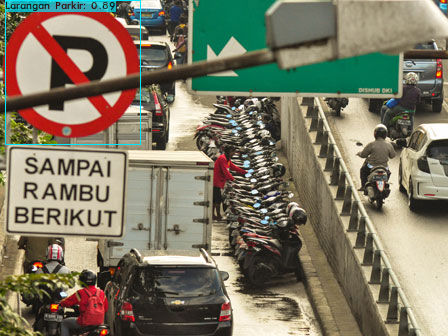
#> input picture detect/predictions.jpg, 448 x 336 px, found by its file name
$ jupyter execute --allow-errors train.ipynb   (shell and % lines are left out)
#> lines starting #> are read from the running program, lines starting #| are printed output that depends on the picture
# Running a YOLOv4 Object Detector with Darknet in the Cloud! (GPU ENABLED)
This tutorial will help you build YOLOv4 easily in the cloud with GPU enabled so that you can run object detections in milliseconds!

# Step 1: Enabling GPU within your notebook
You will want to enable GPU acceleration within your Colab notebook so that your YOLOv4 system will be able to process detections over 100 times faster than CPU.

### Steps:

### i) Click **Edit** at top left of your notebook

### ii) Click **Notebook Settings** within dropdown

### iii) Under 'Hardware Accelerator' select **GPU** and then hit **Save**

Your notebook should now have GPU enabled!

# Step 2: Cloning and Building Darknet
The following cells will clone darknet from AlexeyAB's famous repository, adjust the Makefile to enable OPENCV and GPU for darknet and then build darknet.

Do not worry about any warnings when you run the '!make' cell!

[cell 1]
# clone darknet repo

[cell 2]
# change makefile to have GPU and OPENCV enabled
%cd darknet

[cell 3]
# verify CUDA

[cell 4]
# make darknet (builds darknet so that you can then use the darknet executable file to run or train object detectors)

# Step 3: Download pre-trained YOLOv4 weights
YOLOv4 has been trained already on the coco dataset which has 80 classes that it can predict. We will grab these pretrained weights so that we can run YOLOv4 on these pretrained classes and get detections.

# Step 4: Define Helper Functions

These three functions are helper functions that will allow you to show the image in your Colab Notebook after running your detections, as well as upload and download images to and from your Cloud VM.

[cell 5]
# define helper functions
def imShow(path):
#> called with path = 'predictions.jpg'
  import cv2
  import matplotlib.pyplot as plt
  %matplotlib inline

  image = cv2.imread(path)
#> image is the input picture: shape (336, 448, 3); mean B, G, R 101.1, 121.1, 126.3
  height, width = image.shape[:2]
#> height = 336; width = 448
  resized_image = cv2.resize(image,(3*width, 3*height), interpolation = cv2.INTER_CUBIC)
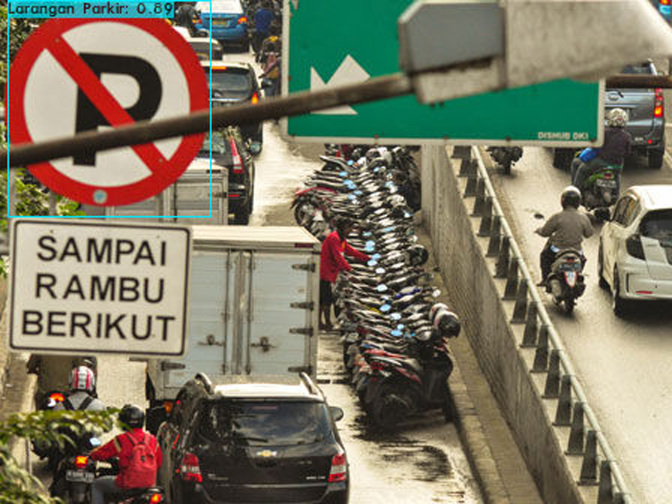
#> resized_image: shape (1008, 1344, 3) (shown at 1/2 size); mean B, G, R 101.1, 121.1, 126.2

  fig = plt.gcf()
  fig.set_size_inches(18, 10)
  plt.axis("off")
  plt.imshow(cv2.cvtColor(resized_image, cv2.COLOR_BGR2RGB))
  plt.show()

# use this to upload files
def upload():
  from google.colab import files
  uploaded = files.upload()
#> the answer given: predictions.jpg
  for name, data in uploaded.items():
    with open(name, 'wb') as f:
      f.write(data)
      print ('saved file', name)

# use this to download a file
def download(path):
  from google.colab import files
  files.download(path)

# Step 5: Run Your Detections with Darknet and YOLOv4!
Darknet is now built and ready to run detections using YOLOv4 in the cloud! You can find out which sorts of classes the pre-trained YOLOv4 weights can detect by clicking here. [COCO CLASSES](http://cocodataset.org/#explore)

The object detector can be run using the following command
```bash
!./darknet detector test <path to .data file> <path to config> <path to weights> <path to image>
```
Darknet comes with a few images already installed in the darknet/data/ folder.

**Note:** After running detections OpenCV can't open the image instantly in the cloud so we must run:
```bash
imShow('predictions.jpg')
```
This will output the image with the detections shown. The most recent detections are always saved to 'predictions.jpg'

Try out the examples below for yourself!

[cell 6]
# run darknet detection on test images

[cell 7]
# show image using our helper function
imShow('predictions.jpg')

#> (a cell that did not finish here is left out)

# Step 6: Uploading Local or Google Drive Files to Use
You may want to run detections on more than just the images within the darknet/data/ folder. This step will show you how to upload local or Google Drive files to the cloud VM and run detections on them!

### Method 1: Local Files
To upload local files just use our helper function by running 'upload()' as seen below. Click **Choose Files** and select the image from your local machine that you want to upload to the cloud VM.

If this function doesn't work for you then click the **Upload** button in the File Explorer on the left side of your notebook.

The image should save to the root directory of the cloud VM so that you can access it from the darknet command by running.
```
!./darknet detector test cfg/coco.data cfg/yolov4.cfg yolov4.weights ../<your image name>
```

[cell 9]
# try out the upload helper function! (I uploaded an image called highway.jpg, upload whatever you want!)
%cd ..
upload()
%cd darknet

[cell 10]
# run darknet with YOLOv4 on your personal image! (note yours will not be called highway.jpg so change the name)
imShow('predictions.jpg')

### Method 2: Google Drive
Images can also be uploaded from your Google Drive and easily have YOLOv4 detections run on them.

You will want to run the below cell to mount your google drive into the cloud VM so that you can access its contents. It is that easy!

**NOTE:** We will be creating a symbolic link between '/content/gdrive/My\ Drive/' and '/mydrive.

This means we are just creating a shortcut '/mydrive' to map to the contents within the folder '/content/gdrive/My\ Drive/'.

The reason for this is that sometime having the space in 'My Drive' folder path can cause issues when running certain commands. This symbolic link will stop this from happening!

Now you can run YOLOv4 with images from Google Drive using the darknet command:
```
!./darknet detector test cfg/coco.data cfg/yolov4.cfg yolov4.weights /mydrive/<path to image>
```
I recommend saving images within a folder called 'images' at the root level of your Google Drive.

[cell 11]
%cd ..
from google.colab import drive
#> (the rest of this cell did not finish here and is left out)

[cell 12]
# this creates a symbolic link so that now the path /content/gdrive/My\ Drive/ is equal to /mydrive

[cell 13]
# cd back into the darknet folder to run detections
%cd darknet

[cell 14]
# run detections on image within your Google Drive!
imShow('predictions.jpg')

### Download Files to Local Machine or Google Drive from Cloud VM
You can also easily download images from your cloud VM to save to your local machine or Google Drive.

#### Method 1: Local Machine

You can do it easily by using our helper function 'download()' or by right clicking the image in the File Explorer on the left side of your notebook and hitting **Download**. Files will be saved to your *Downloads* folder.

This is useful if you want to download the **'predictions.jpg'** images that the object detector outputs.

#### Method 2: Google Drive
A simple copy command can copy over any file to your Google Drive as it is already mounted. (you must run the mount command above if you have not already)

```
!cp <file to download> <destination to save file>
```
See example of each below!

#> (a cell that did not finish here is left out)

[cell 16]
# GOOGLE DRIVE DOWNLOAD
# note that I can change what the image name is saved as (I am saving it as detection1.jpg)

# Step 7: Running YOLOv4 on Video in the Cloud!

You can also run YOLOv4 object detections on video in your Google Colab VM. Follow the cells below to see how to run videos from your local machine or from your Google Drive!

## Local Machine Video
Here is how to upload video from local machine, run detector and then download video showing detections.

[cell 17]
# upload the video of your choosing! (Feel free to use the same video I do, it is in the Github repository)
upload()
#> the answer given: predictions.jpg

#> (a cell that did not finish here is left out)


## Google Drive Video
Here is how to run detector on video stored in Google Drive and save video straight to Google drive as well!

**Note:** You will have to change the paths to where your video is stored within your Google Drive and to where you want the resulting video stored. I have a videos folder in the home directory of my Google Drive.

# Step 8: Customize YOLOv4 with the different command line flags.
Darknet and YOLOv4 have a lot of command line flags you can add to your '!./darknet detector ...' to allow it to be customizeable and flexible.

I will show a few examples of these flags that you can take advantage of! Feel free to mix and match them together to customize your detections in any way you want.

## Threshold Flag
There is a flag '-thresh' you can use to add a threshold for confidences on the detections.  Only detections with a confidence level above the threshold you set will be returned.

In the example below we run darknet with YOLOv4 without a threshold on the test image dog.jpg. The image returns four detections, the lowest confidence being on the pottedplant with 33%.

If we add the '-thresh 0.5' flag this will only output three detections as now pottedplant falls below the threshold and is ignored.

Check it out below!

[cell 19]
# this is ran without the threshold flag set
imShow('predictions.jpg')

[cell 20]
# same detections but ran with the threshold flag set to 0.5 (pottedplant is no longer detected!)
imShow('predictions.jpg')

## Output Bounding Box Coordinates
You can output bounding box coordinates for each detection with the flag '-ext_output'. This external outputs flag will give you a few extra details about each detection within an image.

Check it out below!

[cell 21]
# darknet run with external output flag to print bounding box coordinates
imShow('predictions.jpg')

## Don't Show Image
You can add the flag '-dont_show' to not have the image outputted after running darknet. This doesn't really affect anything when running in Colab as the image is unable to output properly straight from darknet anyways. However, by adding the -dont_show flag you will get rid of the following warning from showing.
```
Unable to init server: Could not connect: Connection refused

(predictions:1850): Gtk-WARNING **: 17:01:00.687: cannot open display:
```

This is an important flag to have when running darknet with YOLOv4 on video as it will suppress having the video shown.

[cell 22]
# running darknet with dont show flag set (no longer get warnings)

# Step 9: Multiple Images at Once
YOLOv4 object detections can be run on multiple images at once. This is done through having a text file which has the paths to several images that you want to have the detector run on.

The .txt file should be in this format. One path to an image per line.

This file is stored to my Google Drive root directory and holds the path to three images within my Google Drive images folder.

## Save Results to .JSON File
Here is an example of saving the multiple image detections to a .JSON file.

#> (a cell that did not finish here is left out)


## Saving Results to a .txt File
You can also save the results of running multiple images to a text file.

#> (a cell that did not finish here is left out)
